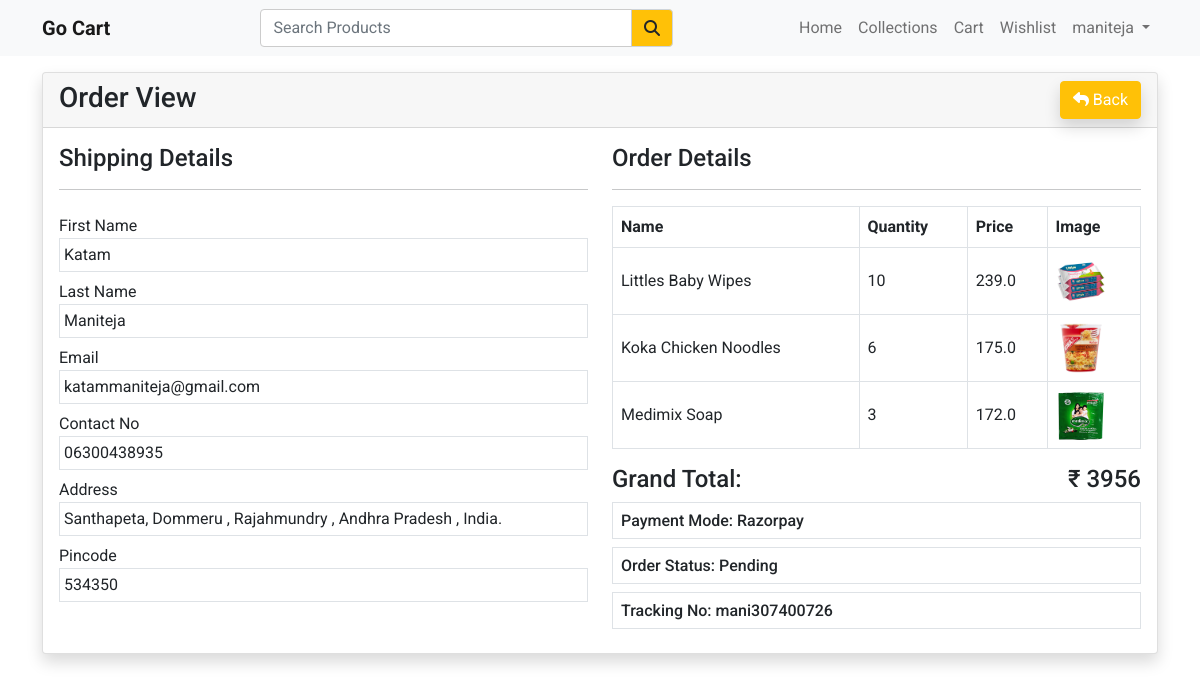
Page /view-order/mani307400726 (signed in) on the committed database.
### store/models.py (models this page shows, shortened)
class Order(models.Model):
    user=models.ForeignKey(User, on_delete=models.CASCADE)
    fname=models.CharField(max_length=150,null=False)
    lname=models.CharField(max_length=150,null=False)
    email=models.CharField(max_length=150,null=False)
    phone=models.CharField(max_length=150,null=False)
    address=models.TextField(null=False)
    city=models.CharField(max_length=150,null=False)
    state=models.CharField(max_length=150,null=False)
    country=models.CharField(max_length=150,null=False)
    pincode=models.CharField(max_length=150,null=False)
    total_price=models.FloatField(null=False)
    payment_mode=models.CharField(max_length=150,null=False)
    payment_id=models.CharField(max_length=250,null=True,blank=True)
    orderstatuses=(
        ("Pending","Pending"),
        ("Out for shipping","Out for shipping"),
        ("Delivered","Delivered")
    )
    status=models.CharField(max_length=150,choices=orderstatuses,default="Pending")
    message=models.TextField(null=True,blank=True)
    tracking_no=models.CharField(max_length=150,null=True)
    created_at=models.DateTimeField(auto_now_add=True)
    updated_at=models.DateTimeField(auto_now=True)

class OrderItem(models.Model):
    order=models.ForeignKey(Order, on_delete=models.CASCADE)
    product=models.ForeignKey(Products, on_delete=models.CASCADE)
    price=models.FloatField(null=False)
    quantity=models.IntegerField(null=False)

class Products(models.Model):
    category=models.ForeignKey(Categories, on_delete=models.CASCADE)
    slug=models.CharField(max_length=150,null=False,blank=False)
    name=models.CharField(max_length=150,null=False,blank=False)
    product_image=models.ImageField(upload_to=get_file_path,null=True,blank=True)
    small_description=models.TextField(max_length=1000,null=False,blank=False)
    quantity=models.IntegerField(null=False,blank=False)
    description=models.TextField(null=True,blank=True)
    selling_price=models.FloatField(null=False,blank=False)
    status=models.BooleanField(default=False,help_text="0=default, 1=Hidden")
    trending=models.BooleanField(default=False,help_text="0=default, 1=Trending")
    tag=models.CharField(max_length=150,null=True,blank=True)
    created_at=models.DateTimeField(auto_now_add=True)

### store/controller/order.py (the view)
# urls.py: path('view-order/<str:t_no>',order.vieworder,name="orderview")
def vieworder(request,t_no):
    order=Order.objects.filter(tracking_no=t_no).filter(user=request.user).first()
    orderItems=OrderItem.objects.filter(order=order)
    context={
        'order':order,
        "orderitems":orderItems
    }
    return render(request, 'store/orders/view.html',context)

### store/templates/store/orders/view.html (shortened to what this page needs)
{% extends 'store/layouts/main.html' %}
{% block content %}
<div class="container my-3">
    <div class="row">
        <div class="col-md-12">
            <div class="card shadow">
                <div class="card-header">
                    <h3 class="mb-0">Order View
                        <a href="{% url 'myorders' %}" class="btn btn-warning float-end text-white"><i class="fa fa-reply"></i> Back</a>
                    </h3>
                </div>
                <div class="card-body">
                    <div class="row">
                        <div class="col-md-6 mb-3">
                            <h4>Shipping Details</h4>
                            <hr>
                            <label class="mt-2" for="">First Name</label>
                            <div class="border p-1">{{order.fname}}</div>
                            <label class="mt-2" for="">Last Name</label>
                            <div class="border p-1">{{order.lname}}</div>
                            <label class="mt-2" for="">Email</label>
                            <div class="border p-1">{{order.email}}</div>
                            <label class="mt-2" for="">Contact No</label>
                            <div class="border p-1">{{order.phone}}</div>
                            <label class="mt-2" for="">Address</label>
                            <div class="border p-1">
                                {{order.address}} ,
                                {{order.city}} ,
                                {{order.state}} ,
                                {{order.country}}.
                            </div>
                            <label class="mt-2" for="">Pincode</label>
                            <div class="border p-1">{{order.pincode}}</div>
                        </div>
                        <div class="col-md-6">
                            <h4>Order Details</h4>
                            <hr>
                            <table class="table table-bordered align-middle">
                                <thead>
                                    <tr>
                                        <th>Name</th>
                                        <th>Quantity</th>
                                        <th>Price</th>
                                        <th>Image</th>
                                    </tr>
                                </thead>
                                <tbody>
                                    {% for item in orderitems %}
                                    <tr>
                                        <td>{{ item.product.name }}</td>
                                        <td>{{ item.quantity }}</td>
                                        <td>{{ item.price }}</td>
                                        <td>
                                            <img src="{{item.product.product_image.url}}" height="50px" width="50px" alt="">
                                        </td>
                                    </tr>
                                    {% endfor %}
                                </tbody>
                            </table>
                            <h4>Grand Total: <span class="float-end">&#8377 {{order.total_price| stringformat:'d'}}</span></h4>
                            <h6 class="border p-2">Payment Mode: {{order.payment_mode}}</h6>
                            <h6 class="border p-2">Order Status: {{order.status}}</h6>
                            <h6 class="border p-2">Tracking No: {{order.tracking_no}}</h6>
                        </div>
                    </div>
                </div>
            </div>
        </div>
    </div>
</div>
{% endblock content %}

### store/templates/store/inc/navbar.html (shortened to what this page needs)
<nav class="navbar navbar-expand-lg navbar-light bg-light">
  <div class="container">
    <a class="navbar-brand fw-bold" href="javascript:void(0)">Go Cart</a>
    <div class="collapse navbar-collapse" id="navbarNav">
      <div class="search_bar">
        <form action="{% url 'searched' %}" method='post'>
          <div class="input-group">
            <input type="text" class="form-control" name="searched_item" id="search_item" placeholder="Search Products">
            <button type="submit" class="input-group-text bg-warning"><i class="fa fa-search"></i></button>
          </div>
        </form>
      </div>
      <ul class="navbar-nav ms-auto">
        <li class="nav-item">
          <a class="nav-link {% if request.resolver_match.url_name == 'home' %}active{% endif %}" href="{% url 'home' %}">Home</a>
        </li>
        <li class="nav-item">
          <a class="nav-link {% if request.resolver_match.url_name == 'collections' %}active{% endif %}" href="{% url 'collections' %}">Collections</a>
        </li>
        <li class="nav-item">
          <a class="nav-link {% if request.resolver_match.url_name == 'viewcart' %}active{% endif %}" href="{% url 'viewcart' %}">Cart</a>
        </li>
        <li class="nav-item">
          <a class="nav-link {% if request.resolver_match.url_name == 'wishlist' %}active{% endif %}" href="{% url 'wishlist' %}">Wishlist</a>
        </li>
        {% if user.is_authenticated %}
          <li class="nav-item dropdown">
            <a class="nav-link dropdown-toggle" href="#" id="navbarDropdownMenuLink" role="button" data-bs-toggle="dropdown" aria-expanded="false">
              {{user.username}}
            </a>
          </li>
        {% else %}
          <li class="nav-item">
            <a class="nav-link {% if request.resolver_match.url_name == 'loginpage' %}active{% endif %}" href="{% url 'loginpage' %}">Login</a>
          </li>
        {% endif %}
      </ul>
    </div>
  </div>
</nav>

### static/css/style.css (style rules this page uses)
* { font-family: "Jost", sans-serif; font-family: "Roboto", sans-serif; }
a { text-decoration: none; }
.search_bar { width: 40%; min-width: 350px; margin-left: 13%; }
.search_bar input { box-shadow: none!important; border:1px solid #ccc !important; }

### rows in the picture
Order: fname "Katam", lname "Maniteja", email "katammaniteja@gmail.com", phone "06300438935", address "Santhapeta, Dommeru", city "Rajahmundry", state "Andhra Pradesh", country "India", pincode "534350", total_price "3956", payment_mode "Razorpay", status "Pending", tracking_no "mani307400726"
OrderItem: product.name "Littles Baby Wipes", quantity "10", price "239.0", product.product_image (picture)
OrderItem: product.name "Koka Chicken Noodles", quantity "6", price "175.0", product.product_image (picture)
OrderItem: product.name "Medimix Soap", quantity "3", price "172.0", product.product_image (picture)

### other values in the picture
{{ user.username }} "maniteja"
